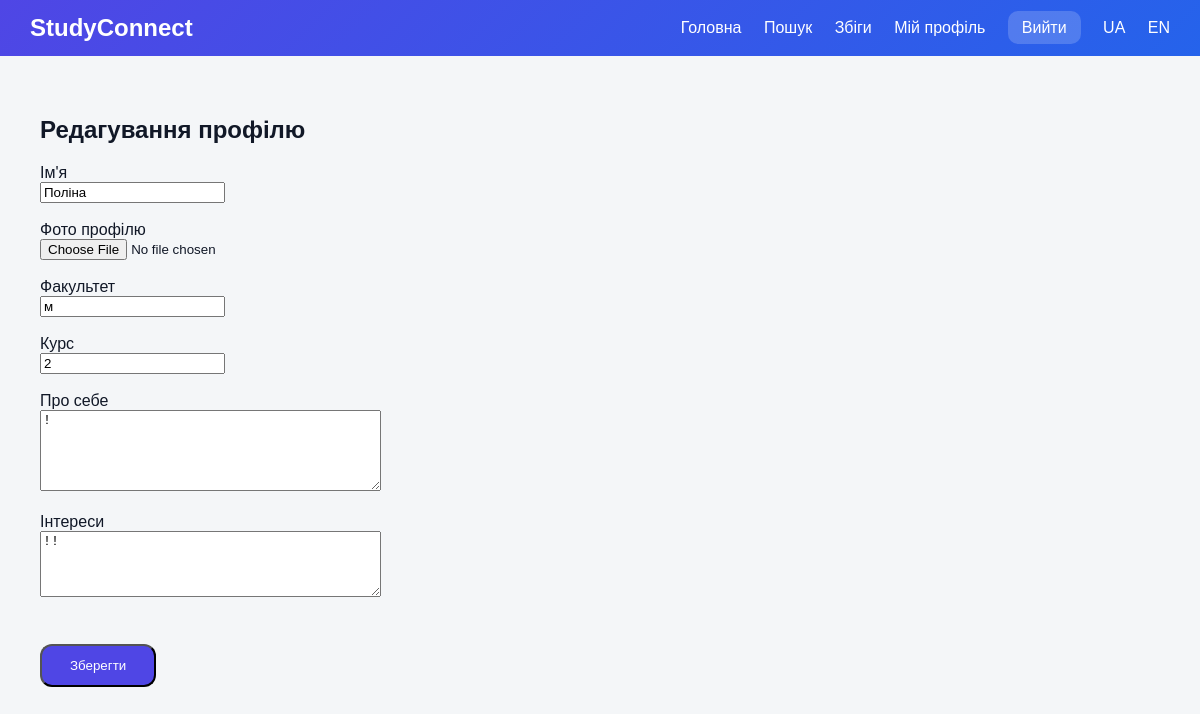
Screenshot of /edit_profile (signed in) with the database file from the repository.
### models.py (models this page shows)
class User(db.Model, UserMixin):
    id = db.Column(db.Integer, primary_key=True)
    avatar = db.Column(db.String(200))
    username = db.Column(db.String(80), nullable=False)
    email = db.Column(db.String(120), unique=True, nullable=False)
    password = db.Column(db.String(200), nullable=False)
    faculty = db.Column(db.String(120))
    course = db.Column(db.String(50))
    about = db.Column(db.Text)
    interests = db.Column(db.Text)

### app.py (the view, shortened to what this page needs)
@app.route("/edit_profile", methods=["GET", "POST"])
@login_required
def edit_profile():
    return render_template("edit_profile.html")

### app.py (called while the page is built)
@app.context_processor
def inject_translations():
    lang = session.get("lang", "ua")
    def t(key):
        return translations[lang].get(key, key)
    return dict(t=t, lang=lang)

@login_manager.user_loader
def load_user(user_id):
    return User.query.get(int(user_id))

### templates/edit_profile.html
{% extends "base.html" %}
{% block content %}
<h2>{{ t("edit_profile_title") }}</h2>
<form method="POST" enctype="multipart/form-data">
    <label>{{ t("name") }}</label><br>
    <input
        type="text"
        name="username"
        value="{{ current_user.username }}"
        required
    ><br><br>
    <label>{{ t("photo") }}</label><br>
    <input
        type="file"
        name="avatar"
        accept="image/*"
    ><br><br>
    <label>{{ t("faculty") }}</label><br>
    <input
        type="text"
        name="faculty"
        value="{{ current_user.faculty or '' }}"
    ><br><br>
    <label>{{ t("course") }}</label><br>
    <input
        type="text"
        name="course"
        value="{{ current_user.course or '' }}"
    ><br><br>
    <label>{{ t("about") }}</label><br>
    <textarea
        name="about"
        rows="5"
        cols="40"
    >{{ current_user.about or '' }}</textarea><br><br>
    <label>{{ t("interests") }}</label><br>
    <textarea
        name="interests"
        rows="4"
        cols="40"
    >{{ current_user.interests or '' }}</textarea><br><br>
    <button type="submit" class="btn">
        {{ t("save") }}
    </button>
</form>
{% endblock %}

### static/css/style.css (style rules this page uses)
* { box-sizing: border-box; }
body { margin: 0; font-family: Arial, sans-serif; background: #f4f6f8; color: #111827; }
.btn { display: inline-block; margin-top: 25px; background: #4F46E5; color: white; padding: 12px 28px; border-radius: 12px; text-decoration: none; }

### rows the page displays
User: username "Поліна", faculty "м", course "2", about "!", interests "!!"

### other values shown
{{ t("home") }} "Головна"
{{ t("search") }} "Пошук"
{{ t("matches") }} "Збіги"
{{ t("profile") }} "Мій профіль"
{{ t("logout") }} "Вийти"
{{ t("edit_profile_title") }} "Редагування профілю"
{{ t("name") }} "Ім'я"
{{ t("photo") }} "Фото профілю"
{{ t("faculty") }} "Факультет"
{{ t("course") }} "Курс"
{{ t("about") }} "Про себе"
{{ t("interests") }} "Інтереси"
{{ t("save") }} "Зберегти"
